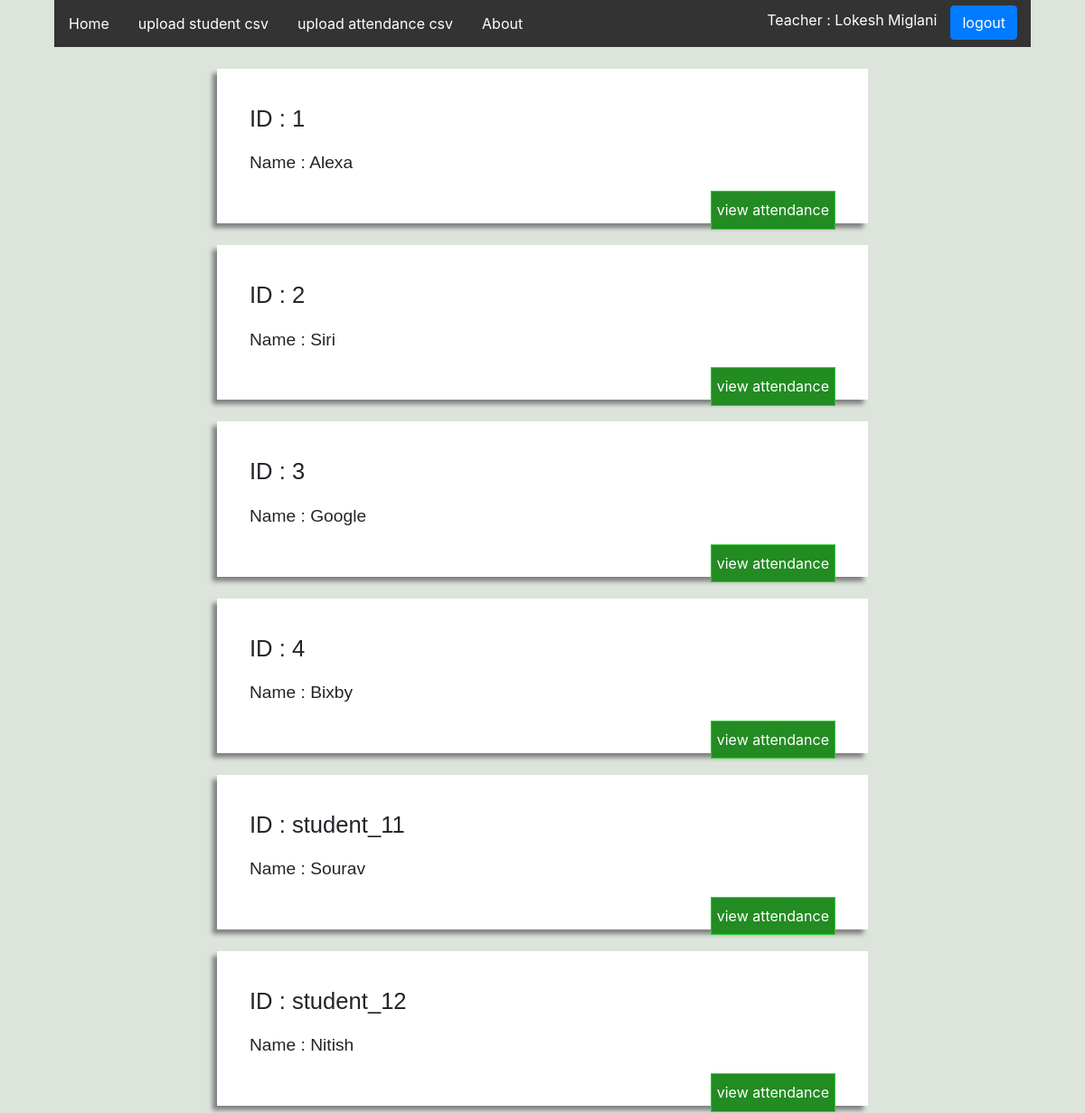
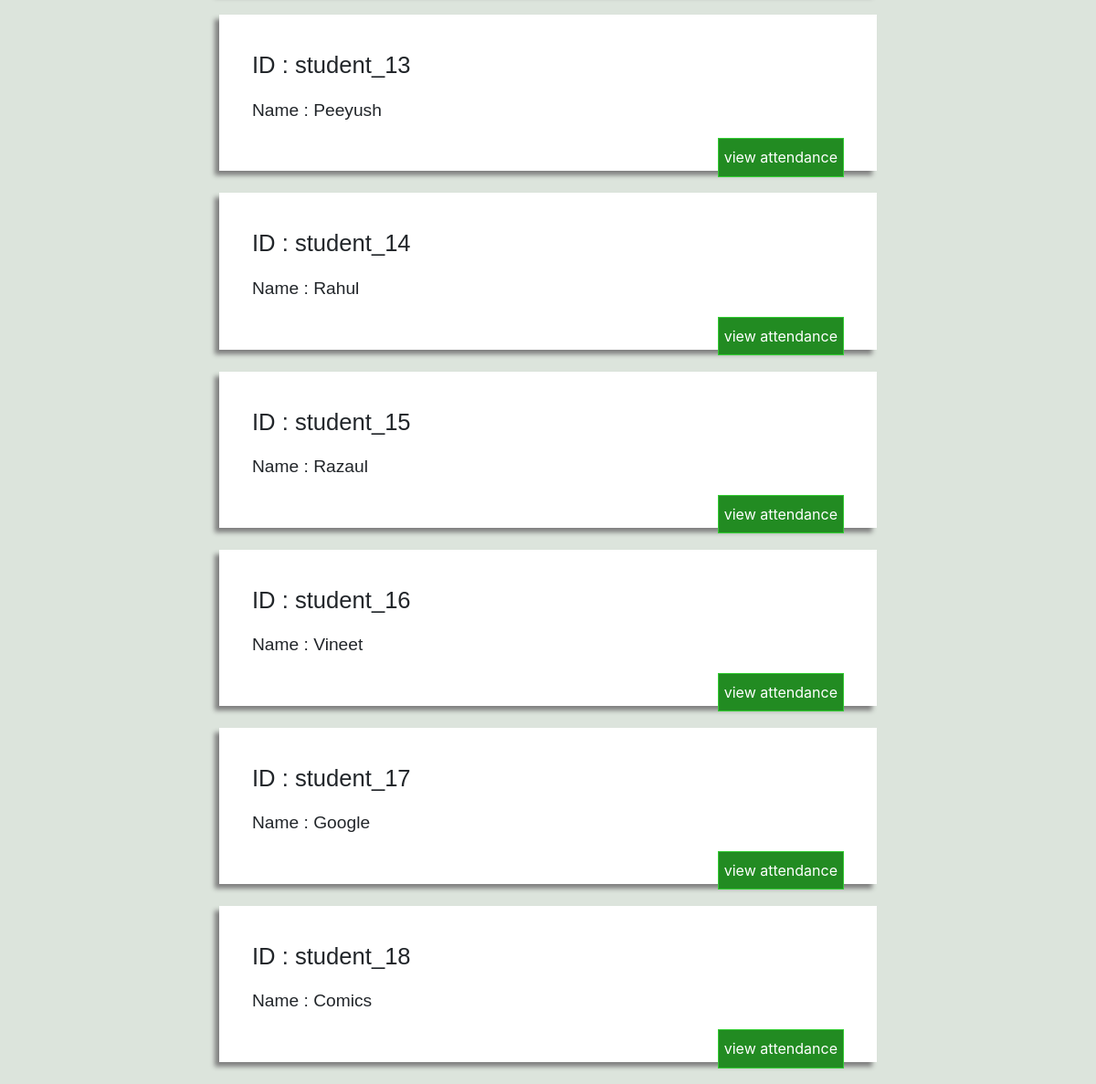
Screenshot of /students/ (signed in) with the database file from the repository (2 pictures, top to bottom).
### attendance/models.py (models this page shows, shortened)
class CustomUser(AbstractUser):
   is_student = models.BooleanField(default=False)
   is_teacher = models.BooleanField(default=False)
   def __str__(self):
       return self.username

class Student(models.Model):
    user = models.OneToOneField(CustomUser,on_delete = models.CASCADE,default = 1)
    name = models.CharField(max_length = 100)

### attendance/views.py (the view)
# urls.py: path('students/',views.StudentList,name = 'StudentList'),
@login_required
@user_passes_test(is_staff)
def StudentList(request):
    message = ""
    students= Student.objects.all()
    try:
        Student.objects.get(id=1)
    except:
        message += "NO STUDENTS IN DB"
    attendances = Attendance.objects.all()
    return render(request,'StudentList.html',{'students':students,'attendances':attendances,'request':request,'message':message})

### attendance/views.py (called while the page is built)
def is_staff(user):
    object = CustomUser.objects.get(id = user.id)
    if object.is_teacher == True:
        return True
    else:
        return False

### attendance/templates/StudentList.html (shortened to what this page needs)
<html>
    <head>
<link rel="stylesheet" href="https://maxcdn.bootstrapcdn.com/bootstrap/4.3.1/css/bootstrap.min.css">
    </head>
    <body>
            <ul>
                <div>
                    <li><a id = "link" href="#home">Home</a></li>
                    <li><a id = "link" href="/upload/csv/students/">upload student csv</a></li>
                    <li><a id = "link" href="/upload/csv/attendance/">upload attendance csv</a></li>
                    <li><a id = "link" href="#about">About</a></li>
                </div>
                <div class="top-logout">
                    <li id = "teacher-name">Teacher : {{request.user.first_name}} {{request.user.last_name}}</li>
                    <li style='padding-left:15px;padding-right:15px;padding-top: 6px'><a class='btn btn-primary'href ="/auth_urls/logout/">logout</a></li>
                </div>
            </ul>
        {% for student in students %}
            <div class = "student_detail_div">
            <P id = "student-id">ID : {{student.user}} </P>
            <p id = "student-name">Name : {{student.name}}</p>
            <button class="view-attendance-button"><a id = "link" href = "/student-attendance/{{student.id}}/">view attendance</a></button>
            </div>
        {% endfor %}
    </body>
</html>

### attendance/templates/StudentList.html (style rules this page uses)
.student_detail_div { box-shadow: -5px 5px 5px gray; width : 60%; padding: 3%; margin:2% auto; background-color: white; }
ul { list-style-type: none; margin: 0; padding: 0; overflow: hidden; background-color: #333; width:90%; margin-left:5%; }
li { float: left; }
li a { display: block; color: white; text-align: center; padding: 14px 16px; text-decoration: none; }
.view-attendance-button { background: #228B22; float: right; border : 1px solid #32CD32; line-height: 2.4em; }
#link { text-decoration: none; color : white; }
#student-name { font-family: Arial, Helvetica, sans-serif; font-size: 1.2em; }
#student-id { font-size: 1.6em; font-family: Lucida,sans-serif; }
.top-logout { display: inline-block; float: right; }
#teacher-name { color: white; line-height: 2.8em; }
body { background-color: rgb(220, 228, 220); }

### rows the page displays
CustomUser: user.first_name "Lokesh", user.last_name "Miglani"
Student: user "1", name "Alexa"
Student: user "2", name "Siri"
Student: user "3", name "Google"
Student: user "4", name "Bixby"
Student: user "student_11", name "Sourav"
Student: user "student_12", name "Nitish"
Student: user "student_13", name "Peeyush"
Student: user "student_14", name "Rahul"
Student: user "student_15", name "Razaul"
Student: user "student_16", name "Vineet"
Student: user "student_17", name "Google"
Student: user "student_18", name "Comics"
